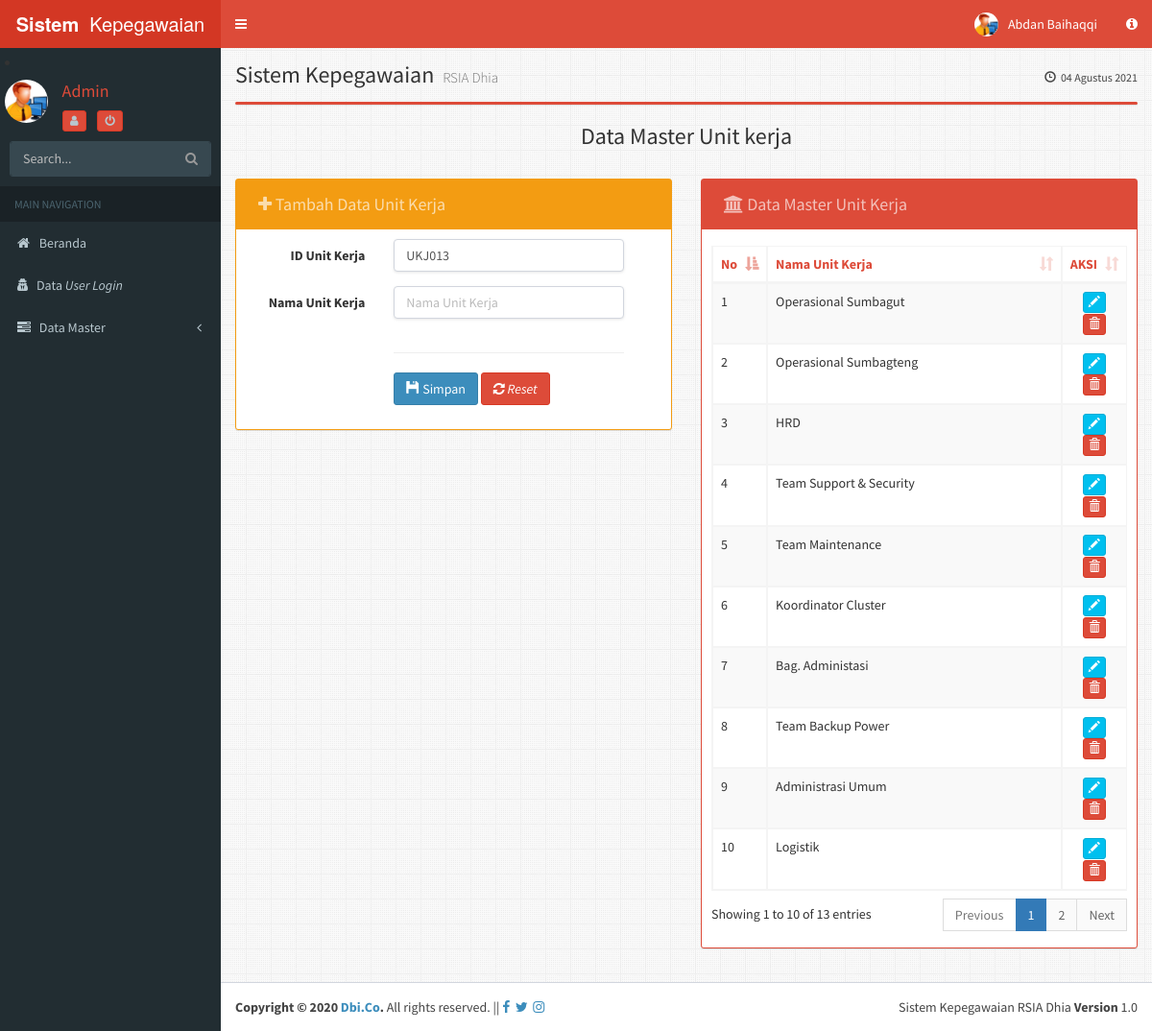
/admin/?module=unit_krj (signed in), run on the app's committed database.
### tables this page shows
CREATE TABLE IF NOT EXISTS `unit_krj` (
  `id_unit_krj` varchar(20) NOT NULL,
  `nm_unit_krj` varchar(32) NOT NULL
);

### admin/module/unit_krj/unit_krj.php (the view, shortened to what this page needs)
<?php
$aksi="module/unit_krj/unit_krj_aksi.php";
switch($_GET[aksi]){
default:
?>
<h3 class="box-title margin text-center">Data Master Unit kerja</h3>
<br/>
<div class="row">
<div class="col-md-6">
	<div class="box box-solid box-warning">
		<div class="box-header">
		<h3 class="btn btn disabled box-title">
		<i class="fa  fa-plus"></i>
		Tambah Data Unit Kerja</h3>
		</div>
	<div class="box-body">
	<?php
$sql ="SELECT max(id_unit_krj) as terakhir from unit_krj";
  $hasil = mysql_query($sql);
  $data = mysql_fetch_array($hasil);
  $lastID = $data['terakhir'];
  $lastNoUrut = substr($lastID, 3, 9);
  $nextNoUrut = $lastNoUrut + 1;
  $nextID = "UKJ".sprintf("%03s",$nextNoUrut);
?>
	 <form class="form-horizontal" action="<?php echo $aksi?>?module=unit_krj&aksi=tambah" role="form" method="post">
  <div class="form-group">
    <label class="col-sm-4 control-label">ID Unit Kerja</label>
    <div class="col-sm-7">
      <input type="text" class="form-control" required="required" name="id_unit_krj" value="<?php echo  $nextID; ?>" >
    </div>
  </div>
  <div class="form-group">
    <label class="col-sm-4 control-label">Nama Unit Kerja</label>
    <div class="col-sm-7">
      <input type="text" class="form-control" required="required" name="nm_unit_krj" placeholder="Nama Unit Kerja">
    </div>
  </div><div class="form-group">
    <label class="col-sm-4"></label>
    <div class="col-sm-7">
	<hr/>
      <button type="submit"name="submit" class="btn btn-primary"><i class="glyphicon glyphicon-floppy-disk"></i> Simpan</button>
<button type="reset" class="btn btn-danger"><i class="fa fa-refresh"></i><i> Reset</i></button>
    </div>
  </div>
</form>
	</div>
</div>
</div>
<div class="col-md-6">
	<div class="box box-solid box-danger">
		<div class="box-header">
		<h3 class="btn disabled box-title">
		<i class="fa fa-institution"></i>
		Data Master Unit Kerja</h3>
		</div>
	<div class="box-body">
	<table id="example2" class="table table-bordered table-striped">
<thead>
	<tr class="text-red">
		<th class="col-sm-1">No</th>
		<th>Nama Unit Kerja</th>
		<th class="col-sm-1">AKSI</th>
	</tr>
</thead>
<tbody>
<?php
$sql = "SELECT * FROM unit_krj";
$tampil = mysql_query($sql);
$no=1;
while ($tampilkan = mysql_fetch_array($tampil)) {
$Kode = $tampilkan['id_unit_krj'];
?>
	<tr>
	<td><?php echo $no++; ?></td>
	<td><?php echo $tampilkan['nm_unit_krj']; ?></td>
	<td align="center">
	<a class="btn btn-xs btn-info" href="?module=unit_krj&aksi=edit&id_unit_krj=<?php echo $tampilkan['id_unit_krj'];?>" alt="Edit Data"><i class="glyphicon glyphicon-pencil"></i></a>
	<a class="btn btn-xs btn-danger"href="<?php echo $aksi ?>?module=unit_krj&aksi=hapus&id_unit_krj=<?php echo $tampilkan['id_unit_krj'];?>"  alt="Delete Data" onclick="return confirm('ANDA YAKIN AKAN MENGHAPUS DATA <?php echo $Kode; ?>	?')"> <i class="glyphicon glyphicon-trash"></i></a>
	</td>
	<?php
	}
	?>
	</tr>
			</tbody>
		</table>
	</div>
</div>
</div>
</div>
<?php
break;
?>
<?php
}
?>

### data on the page
unit_krj: nm_unit_krj "Operasional Sumbagut"
unit_krj: nm_unit_krj "Operasional Sumbagteng"
unit_krj: nm_unit_krj "HRD"
unit_krj: nm_unit_krj "Team Support & Security"
unit_krj: nm_unit_krj "Team Maintenance"
unit_krj: nm_unit_krj "Koordinator Cluster"
unit_krj: nm_unit_krj "Bag. Administasi"
unit_krj: nm_unit_krj "Team Backup Power"
unit_krj: nm_unit_krj "Administrasi Umum"
unit_krj: nm_unit_krj "Logistik"

### other printed values
$_SESSION['nama'] "Abdan Baihaqqi"
